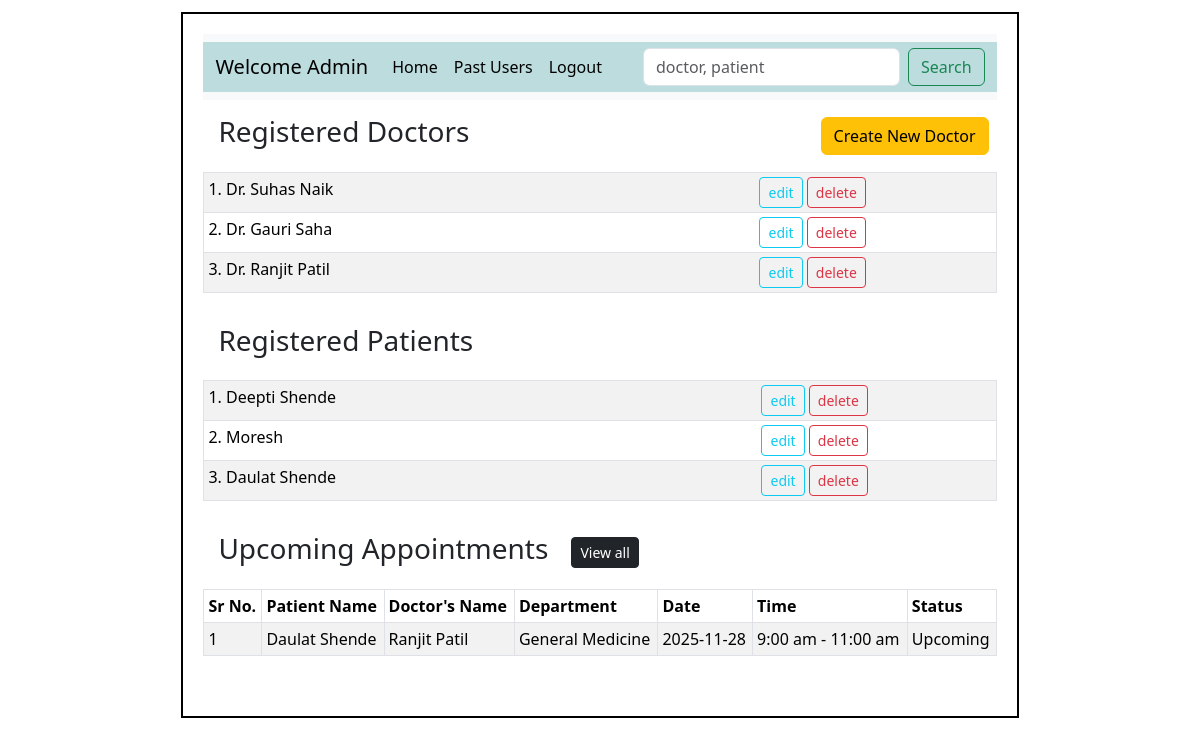
/admin, run on an earlier commit of the app's database.
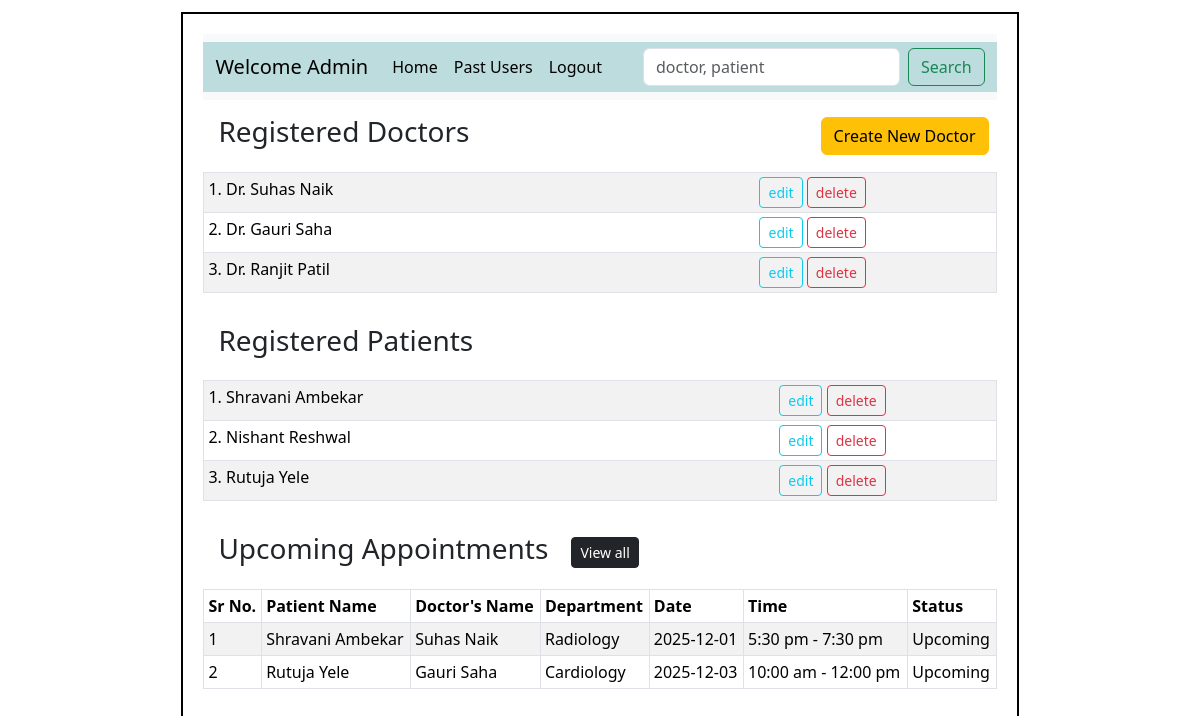
And on a later commit of the database.
### application/models.py (models this page shows)
class Doctor(db.Model):
    __tablename__ = "Doctor"
    doctor_id = db.Column(db.Integer, primary_key=True)
    name = db.Column(db.String(), nullable = False)
    phone = db.Column(db.String(), nullable = False)
    age = db.Column(db.Integer, nullable = False)
    gender = db.Column(db.String(), nullable = False)
    email = db.Column(db.String(), unique=True, nullable = False)
    username = db.Column(db.String(), unique=True, nullable=False)
    password = db.Column(db.String(), nullable=False)
    appointments = db.relationship('Appointment', backref='doctor', lazy=True)  # relationship
    dept_id= db.Column(db.Integer, db.ForeignKey('Department.department_id'))    #foreignkey
    role = db.Column(db.String())
    info = db.Column(db.String())
    exp_year = db.Column(db.Integer)

class Patient(db.Model):
    __tablename__ = "Patient"
    patient_id = db.Column(db.Integer, primary_key=True)
    name = db.Column(db.String(), nullable=False)
    phone = db.Column(db.String())
    age = db.Column(db.Integer)
    gender = db.Column(db.String())
    email = db.Column(db.String(), unique=True)
    username = db.Column(db.String(), unique=True, nullable=False)
    password = db.Column(db.String(), nullable=False)
    address = db.Column(db.String())
    patient_type = db.Column(db.String(), default='OPD')  # OPD/IPD
    status = db.Column(db.String(), default='Active')
    consultant = db.Column(db.Integer, db.ForeignKey('Doctor.doctor_id'))  #foreignkey
    appointments = db.relationship('Appointment', backref='patient', lazy=True)  # relationship
    treatment = db.relationship('Treatment', backref='patient', lazy=True) #realtionship

class Appointment(db.Model):
    __tablename__ = "Appointment"
    appointment_id = db.Column(db.Integer, primary_key=True)
    date = db.Column(db.String() , nullable=False)
    time = db.Column(db.String(), nullable=False)
    status = db.Column(db.String(), default='Upcoming', nullable=False)
    doctor_id = db.Column(db.Integer, db.ForeignKey('Doctor.doctor_id'))   #foreignkey
    patient_id = db.Column(db.Integer, db.ForeignKey('Patient.patient_id'))  #foreignkey

class Department(db.Model):
    __tablename__ = "Department"
    department_id = db.Column(db.Integer, primary_key = True)
    department_name = db.Column(db.String(), nullable=False)
    info = db.Column(db.String(), nullable=False)
    doctors = db.relationship('Doctor', backref='dept', lazy=True) #relationship

### application/controllers.py (the view)
@app.route('/admin', methods=['GET'])
def admin():
    this_user = Admin.query.filter_by(username='admin1').first()
    all_doctors = Doctor.query.all()
    all_patients = Patient.query.all()
    all_appoint = Appointment.query.all()
    deleted_doctors = DeletedUser.query.filter_by(user_type="doctor").all()
    deleted_patients = DeletedUser.query.filter_by(user_type="patient").all()
    return render_template('admin_dash.html', this_user=this_user, all_doctors=all_doctors, all_patients=all_patients, all_appoint=all_appoint)

### templates/admin_dash.html (shortened to what the changed rows need)
<!DOCTYPE html>
<html lang="en">
    <head>
        <link rel="stylesheet" href="/static/style.css">
        <link href="https://cdn.jsdelivr.net/npm/bootstrap@5.3.8/dist/css/bootstrap.min.css" rel="stylesheet"
>
    </head>
    <body>
        <div id="main">
            <div id="canvas">
                <div id="content">
                    <div id="table">
                        <table class="table table-sm border table-striped">
                            {% for dr in all_doctors %}
                            <tr>
                                <td>{{loop.index}}. Dr. {{dr.name}}</td>
                                <td class="text-center" >
                                    <a href="/edit_doctor/{{dr.doctor_id}}" class="btn btn-outline-info btn-sm">edit</a>
                                    <button type="button"
                                            class="btn btn-outline-danger btn-sm"
                                            data-bs-toggle="modal"
                                            data-bs-target="#confirmDeleteModal_{{dr.doctor_id}}"> delete
                                    </button>
                                </td>
                            </tr>
                            {% endfor %}
                        </table>
                    </div>
                    <div id="table">
                        <table class="table table-sm border table-striped">
                            {% for patient in all_patients%}
                            <tr>
                                <td>{{loop.index}}.  {{ patient.name }}</td>
                                <td class="text-center">
                                    <a href="/registered_patients/{{patient.patient_id}}" class="btn btn-outline-info btn-sm">edit</a>
                                    <button type="button"
                                        class="btn btn-outline-danger btn-sm"
                                        data-bs-toggle="modal"
                                        data-bs-target="#confirmDeletePatientModal_{{patient.patient_id}}">delete
                                    </button>
                                </td>
                            </tr>
                            {% endfor %}
                        </table>
                    </div>
                    <div id="table">
                        <table class="table table-sm border table-striped table-bordered">
                            <thead>
                                <tr>
                                    <th scope="col">Sr No.</th>
                                    <th scope="col">Patient Name</th>
                                    <th scope="col">Doctor's Name</th>
                                    <th scope="col">Department</th>
                                    <th scope="col">Date</th>
                                    <th scope="col">Time</th>
                                    <th scope="col">Status</th>
                                </tr>
                            </thead>
                            <tbody>
                                {% set ns = namespace(found=false, count=0) %}
                                    {% for ap in all_appoint %}
                                        {% if ap.status == "Upcoming"%}
                                            {% set ns.count = ns.count + 1 %}
                                            {% set ns.found = true %}
                                                <tr>
                                                    <td>{{ ns.count }}</td>
                                                    <td>{{ ap.patient.name }}</td>
                                                    <td>{{ ap.doctor.name }}</td>
                                                    <td>{{ ap.doctor.dept.department_name }}</td>
                                                    <td>{{ ap.date }}</td>
                                                    <td>{{ ap.time }}</td>
                                                    <td>{{ ap.status }}</td>
                                                </tr>
                                        {% endif %}
                                    {% endfor %}
                            </tbody>
                        </table> <br>
                    </div>
                </div>
            </div>
        </div>
    </body>
</html>

What changed in the data, as far as the page shows it:
no longer on this page (row edited): Appointment: count "1", patient.name "Daulat Shende", doctor.name "Ranjit Patil", doctor.dept.department_name "General Medicine", date "2025-11-28", time "9:00 am - 11:00 am", status "Upcoming"
changed Patient: name "Deepti Shende" → "Shravani Ambekar"
changed Patient: name "Moresh" → "Nishant Reshwal"
changed Patient: name "Daulat Shende" → "Rutuja Yele"
added Appointment: count "1", patient.name "Shravani Ambekar", doctor.name "Suhas Naik", doctor.dept.department_name "Radiology", date "2025-12-01", time "5:30 pm - 7:30 pm", status "Upcoming"
added Appointment: count "2", patient.name "Rutuja Yele", doctor.name "Gauri Saha", doctor.dept.department_name "Cardiology", date "2025-12-03", time "10:00 am - 12:00 pm", status "Upcoming"
